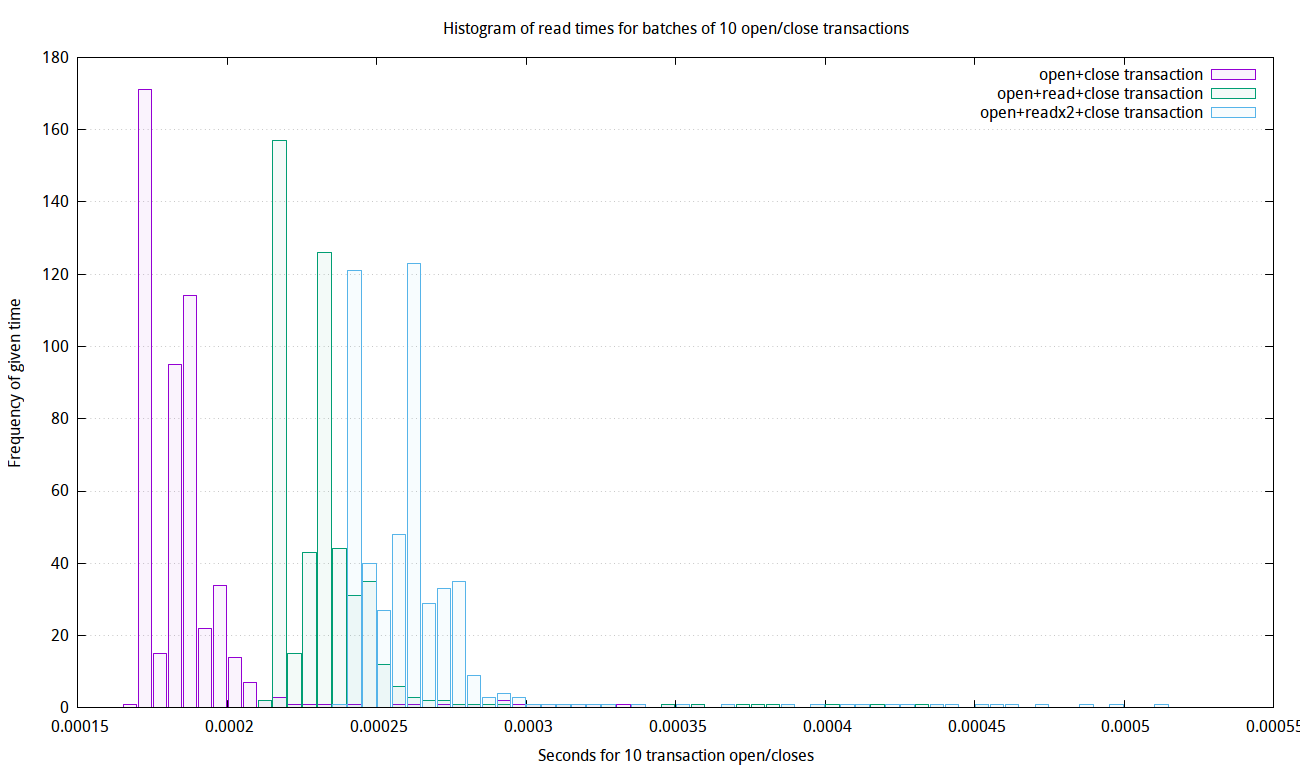

Reproduce this figure in gnuplot.
width=0.000005
bin(x)=width*(floor(x/width)+0.5)
set boxwidth (width * 0.9) absolute

set datafile separator ','

set style fill transparent solid 0.05

set key autotitle columnheader

set grid ytics lc rgb "#777777" lt 0 back


set terminal pngcairo enhanced rounded size 1300,768 font "Droid Sans" dashed
#set logscale x 1.1
set output 'lmdb_opentxn_renew.png'
set title 'Histogram of read times for batches of 10 open/close transactions'
set xlabel 'Seconds for 10 transaction open/closes'
set ylabel 'Frequency of given time'
set samples 10000
plot \
  'results_reduced/lmdb_opentxn_renew.csv' using (bin($1)):(1.0) smooth freq with boxes title columnhead(1),\
  'results_reduced/lmdb_opentxn_renew.csv' using (bin($2)):(1.0) smooth freq with boxes title columnhead(2),\
  'results_reduced/lmdb_opentxn_renew.csv' using (bin($3)):(1.0) smooth freq with boxes title columnhead(3),\
  'results_reduced/lmdb_opentxn_renew.csv' using (bin($4)):(1.0) smooth freq with boxes title columnhead(4)





